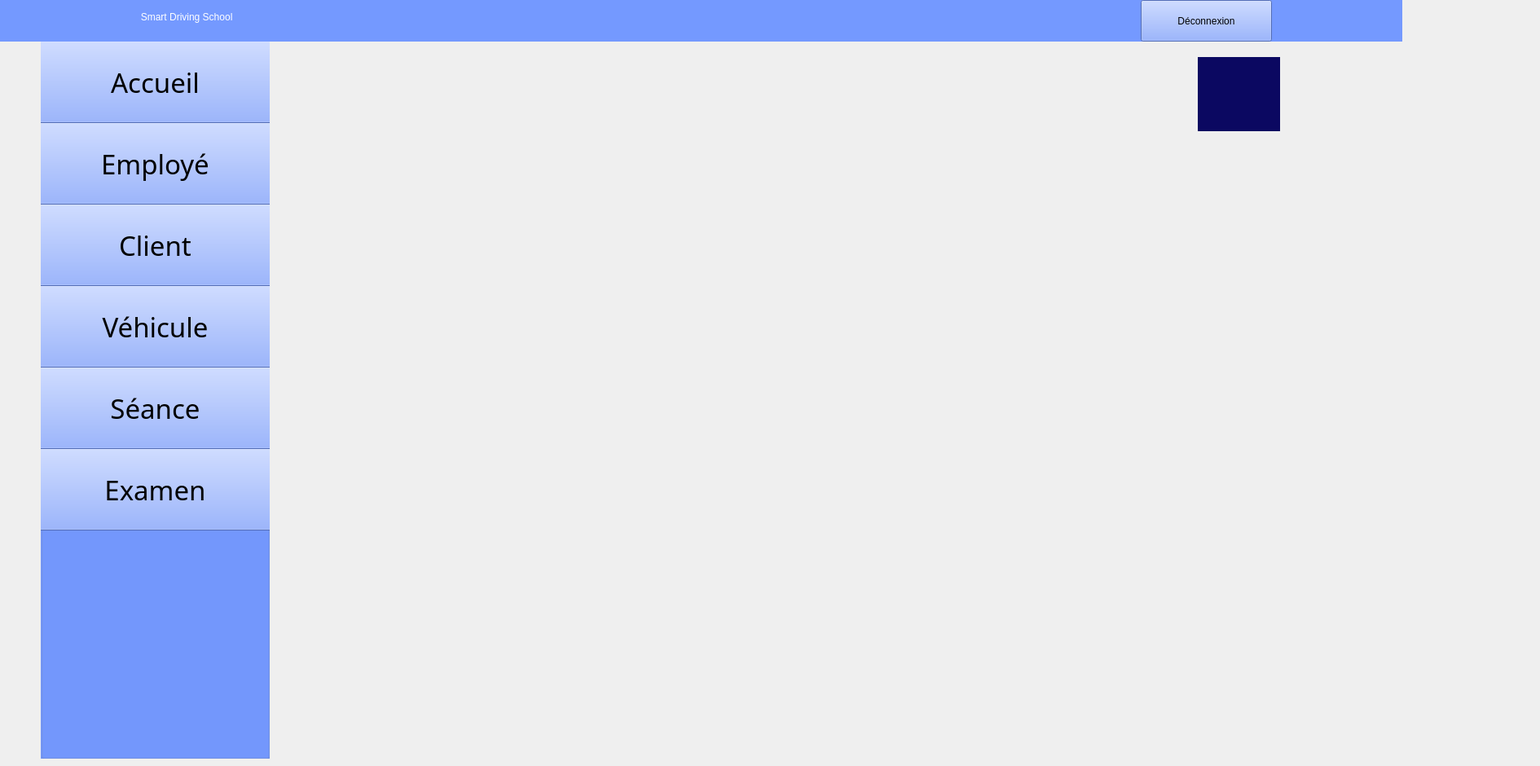
    <widget class="QWidget" name="updateemp">
     <widget class="QLabel" name="label_67">
      <property name="geometry">
       <rect>
        <x>-160</x>
        <y>-10</y>
        <width>1881</width>
        <height>61</height>
       </rect>
      </property>
      <property name="styleSheet">
       <string notr="true">color: rgb(255, 255, 255);
background-color: rgb(116, 153, 255);
font: 24pt &quot;Segoe UI Symbol&quot;;</string>
      </property>
      <property name="text">
       <string>                                                                                                    Smart Driving School         </string>
      </property>
     </widget>
     <widget class="QGroupBox" name="groupBox_10">
      <property name="geometry">
       <rect>
        <x>50</x>
        <y>30</y>
        <width>281</width>
        <height>901</height>
       </rect>
      </property>
      <property name="styleSheet">
       <string notr="true">background-color: rgb(116, 153, 255);</string>
      </property>
      <property name="title">
       <string/>
      </property>
      <widget class="QPushButton" name="pushButton96">
       <property name="geometry">
        <rect>
         <x>-20</x>
         <y>20</y>
         <width>321</width>
         <height>101</height>
        </rect>
       </property>
       <property name="font">
        <font>
         <family>Romantic</family>
         <pointsize>25</pointsize>
         <italic>false</italic>
         <bold>false</bold>
        </font>
       </property>
       <property name="styleSheet">
        <string notr="true">background-color: rgb(116, 153, 255);
font: 25pt &quot;Romantic&quot;;</string>
       </property>
       <property name="text">
        <string>Accueil</string>
       </property>
       <property name="icon">
        <iconset theme="QIcon::ThemeIcon::GoHome"/>
       </property>
       <property name="iconSize">
        <size>
         <width>35</width>
         <height>35</height>
        </size>
       </property>
      </widget>
      <widget class="QPushButton" name="pushButton97">
       <property name="geometry">
        <rect>
         <x>-20</x>
         <y>120</y>
         <width>321</width>
         <height>101</height>
        </rect>
       </property>
       <property name="font">
        <font>
         <family>Romantic</family>
         <pointsize>25</pointsize>
         <italic>false</italic>
         <bold>false</bold>
        </font>
       </property>
       <property name="styleSheet">
        <string notr="true">background-color: rgb(116, 153, 255);
font: 25pt &quot;Romantic&quot;;</string>
       </property>
       <property name="text">
        <string>Employé</string>
       </property>
       <property name="icon">
        <iconset resource="ressources.qrc">
         <normaloff>:/images/46db9ee3d4b3323457222bb8db7f3b42.png</normaloff>:/images/46db9ee3d4b3323457222bb8db7f3b42.png</iconset>
       </property>
       <property name="iconSize">
        <size>
         <width>45</width>
         <height>45</height>
        </size>
       </property>
      </widget>
      <widget class="QPushButton" name="pushButton98">
       <property name="geometry">
        <rect>
         <x>-20</x>
         <y>220</y>
         <width>321</width>
         <height>101</height>
        </rect>
       </property>
       <property name="font">
        <font>
         <family>Romantic</family>
         <pointsize>25</pointsize>
         <italic>false</italic>
         <bold>false</bold>
        </font>
       </property>
       <property name="styleSheet">
        <string notr="true">background-color: rgb(116, 153, 255);
font: 25pt &quot;Romantic&quot;;</string>
       </property>
       <property name="text">
        <string>Client</string>
       </property>
       <property name="icon">
        <iconset resource="ressources.qrc">
         <normaloff>:/images/0527f41904e77feddb97e532fe74d08f.png</normaloff>:/images/0527f41904e77feddb97e532fe74d08f.png</iconset>
       </property>
       <property name="iconSize">
        <size>
         <width>40</width>
         <height>40</height>
        </size>
       </property>
      </widget>
      <widget class="QPushButton" name="pushButton99">
       <property name="geometry">
        <rect>
         <x>-20</x>
         <y>320</y>
         <width>321</width>
         <height>101</height>
        </rect>
       </property>
       <property name="font">
        <font>
         <family>Romantic</family>
         <pointsize>25</pointsize>
         <italic>false</italic>
         <bold>false</bold>
        </font>
       </property>
       <property name="styleSheet">
        <string notr="true">background-color: rgb(116, 153, 255);
font: 25pt &quot;Romantic&quot;;</string>
       </property>
       <property name="text">
        <string>Véhicule</string>
       </property>
       <property name="icon">
        <iconset resource="ressources.qrc">
         <normaloff>:/images/cbad98069fae8d5554390bd40b0b561c.png</normaloff>:/images/cbad98069fae8d5554390bd40b0b561c.png</iconset>
       </property>
       <property name="iconSize">
        <size>
         <width>60</width>
         <height>60</height>
        </size>
       </property>
      </widget>
      <widget class="QPushButton" name="pushButton100">
       <property name="geometry">
        <rect>
         <x>-20</x>
         <y>420</y>
         <width>321</width>
         <height>101</height>
        </rect>
       </property>
       <property name="font">
        <font>
         <family>Romantic</family>
         <pointsize>25</pointsize>
         <italic>false</italic>
         <bold>false</bold>
        </font>
       </property>
       <property name="styleSheet">
        <string notr="true">background-color: rgb(116, 153, 255);
font: 25pt &quot;Romantic&quot;;</string>
       </property>
       <property name="text">
        <string>Séance</string>
       </property>
       <property name="icon">
        <iconset resource="ressources.qrc">
         <normaloff>:/images/c53651e2209ddb3281ed3a114fae2cfb.png</normaloff>:/images/c53651e2209ddb3281ed3a114fae2cfb.png</iconset>
       </property>
       <property name="iconSize">
        <size>
         <width>50</width>
         <height>50</height>
        </size>
       </property>
      </widget>
      <widget class="QPushButton" name="pushButton101">
       <property name="geometry">
        <rect>
         <x>-20</x>
         <y>520</y>
         <width>321</width>
         <height>101</height>
        </rect>
       </property>
       <property name="font">
        <font>
         <family>Romantic</family>
         <pointsize>25</pointsize>
         <italic>false</italic>
         <bold>false</bold>
        </font>
       </property>
       <property name="styleSheet">
        <string notr="true">background-color: rgb(116, 153, 255);
font: 25pt &quot;Romantic&quot;;</string>
       </property>
       <property name="text">
        <string>Examen</string>
       </property>
       <property name="icon">
        <iconset resource="ressources.qrc">
         <normaloff>:/images/7001e00fd5b7f2745c5e91ff547f4763.png</normaloff>:/images/7001e00fd5b7f2745c5e91ff547f4763.png</iconset>
       </property>
       <property name="iconSize">
        <size>
         <width>50</width>
         <height>50</height>
        </size>
       </property>
      </widget>
     </widget>
     <widget class="QLabel" name="label_68">
      <property name="geometry">
       <rect>
        <x>1020</x>
        <y>10</y>
        <width>41</width>
        <height>31</height>
       </rect>
      </property>
      <property name="styleSheet">
       <string notr="true">background-color: rgb(116, 153, 255);</string>
      </property>
      <property name="text">
       <string/>
      </property>
      <property name="pixmap">
       <pixmap resource="ressources.qrc">:/images/image22.png</pixmap>
      </property>
      <property name="scaledContents">
       <bool>true</bool>
      </property>
     </widget>
     <widget class="QLabel" name="label_69">
      <property name="geometry">
       <rect>
        <x>670</x>
        <y>10</y>
        <width>41</width>
        <height>31</height>
       </rect>
      </property>
      <property name="styleSheet">
       <string notr="true">background-color: rgb(116, 153, 255);</string>
      </property>
      <property name="text">
       <string/>
      </property>
      <property name="pixmap">
       <pixmap resource="ressources.qrc">:/images/image22.png</pixmap>
      </property>
      <property name="scaledContents">
       <bool>true</bool>
      </property>
     </widget>
     <widget class="QLabel" name="label_70">
      <property name="geometry">
       <rect>
        <x>1470</x>
        <y>70</y>
        <width>101</width>
        <height>91</height>
       </rect>
      </property>
      <property name="styleSheet">
       <string notr="true">background-color: rgb(11, 8, 97);</string>
      </property>
      <property name="text">
       <string/>
      </property>
      <property name="pixmap">
       <pixmap resource="ressources.qrc">:/images/logoc++++.png</pixmap>
      </property>
      <property name="scaledContents">
       <bool>true</bool>
      </property>
     </widget>
     <widget class="QPushButton" name="pushButton168">
      <property name="geometry">
       <rect>
        <x>1400</x>
        <y>0</y>
        <width>161</width>
        <height>51</height>
       </rect>
      </property>
      <property name="styleSheet">
       <string notr="true">font: 700 11pt &quot;Romantic&quot;;
background-color: rgb(116, 153, 255);</string>
      </property>
      <property name="text">
       <string>Déconnexion</string>
      </property>
     </widget>
     <zorder>groupBox_10</zorder>
     <zorder>label_67</zorder>
     <zorder>label_68</zorder>
     <zorder>label_69</zorder>
     <zorder>label_70</zorder>
     <zorder>pushButton168</zorder>
    </widget>
